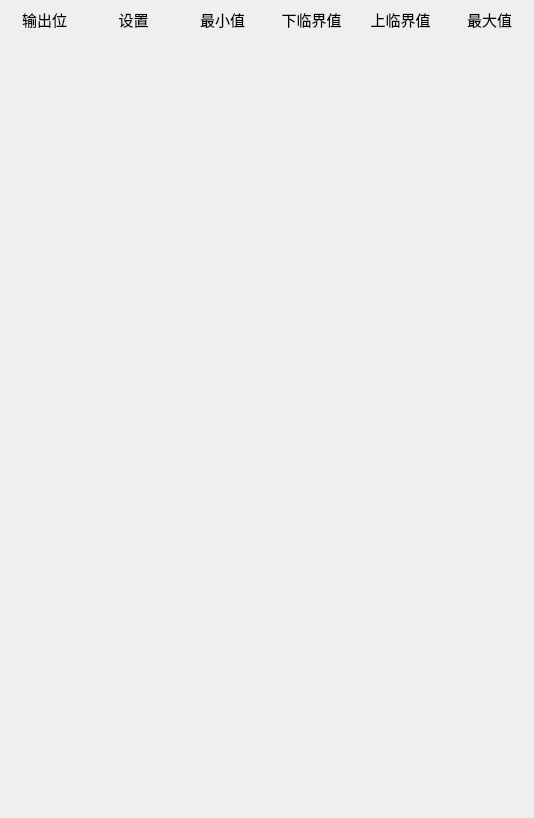
<?xml version="1.0" encoding="UTF-8"?>
<ui version="4.0">
 <class>Home_OutputWid</class>
 <widget class="QWidget" name="Home_OutputWid">
  <property name="geometry">
   <rect>
    <x>0</x>
    <y>0</y>
    <width>534</width>
    <height>818</height>
   </rect>
  </property>
  <property name="font">
   <font>
    <family>微软雅黑</family>
    <pointsize>11</pointsize>
   </font>
  </property>
  <property name="windowTitle">
   <string>Form</string>
  </property>
  <layout class="QGridLayout" name="gridLayout_2">
   <property name="leftMargin">
    <number>0</number>
   </property>
   <property name="topMargin">
    <number>0</number>
   </property>
   <property name="rightMargin">
    <number>0</number>
   </property>
   <property name="bottomMargin">
    <number>0</number>
   </property>
   <property name="spacing">
    <number>0</number>
   </property>
   <item row="3" column="0">
    <widget class="QWidget" name="widget_3" native="true"/>
   </item>
   <item row="10" column="0">
    <widget class="QWidget" name="widget_10" native="true"/>
   </item>
   <item row="12" column="0">
    <widget class="QWidget" name="widget_12" native="true"/>
   </item>
   <item row="8" column="0">
    <widget class="QWidget" name="widget_8" native="true"/>
   </item>
   <item row="6" column="0">
    <widget class="QWidget" name="widget_6" native="true"/>
   </item>
   <item row="15" column="0">
    <widget class="QWidget" name="widget_15" native="true"/>
   </item>
   <item row="13" column="0">
    <widget class="QWidget" name="widget_13" native="true"/>
   </item>
   <item row="17" column="0">
    <widget class="QWidget" name="widget_17" native="true"/>
   </item>
   <item row="19" column="0">
    <widget class="QWidget" name="widget_19" native="true"/>
   </item>
   <item row="18" column="0">
    <widget class="QWidget" name="widget_18" native="true"/>
   </item>
   <item row="4" column="0">
    <widget class="QWidget" name="widget_4" native="true"/>
   </item>
   <item row="7" column="0">
    <widget class="QWidget" name="widget_7" native="true"/>
   </item>
   <item row="1" column="0">
    <widget class="QWidget" name="widget_1" native="true"/>
   </item>
   <item row="11" column="0">
    <widget class="QWidget" name="widget_11" native="true"/>
   </item>
   <item row="2" column="0">
    <widget class="QWidget" name="widget_2" native="true"/>
   </item>
   <item row="14" column="0">
    <widget class="QWidget" name="widget_14" native="true"/>
   </item>
   <item row="9" column="0">
    <widget class="QWidget" name="widget_9" native="true"/>
   </item>
   <item row="5" column="0">
    <widget class="QWidget" name="widget_5" native="true"/>
   </item>
   <item row="0" column="0">
    <widget class="QWidget" name="widget" native="true">
     <layout class="QGridLayout" name="gridLayout">
      <property name="leftMargin">
       <number>0</number>
      </property>
      <property name="topMargin">
       <number>0</number>
      </property>
      <property name="rightMargin">
       <number>0</number>
      </property>
      <property name="bottomMargin">
       <number>0</number>
      </property>
      <property name="spacing">
       <number>0</number>
      </property>
      <item row="0" column="0">
       <widget class="QLabel" name="label">
        <property name="text">
         <string>输出位</string>
        </property>
        <property name="alignment">
         <set>Qt::AlignCenter</set>
        </property>
       </widget>
      </item>
      <item row="0" column="1">
       <widget class="QLabel" name="label_2">
        <property name="text">
         <string>设置</string>
        </property>
        <property name="alignment">
         <set>Qt::AlignCenter</set>
        </property>
       </widget>
      </item>
      <item row="0" column="2">
       <widget class="QLabel" name="label_10">
        <property name="text">
         <string>最小值</string>
        </property>
        <property name="alignment">
         <set>Qt::AlignCenter</set>
        </property>
       </widget>
      </item>
      <item row="0" column="3">
       <widget class="QLabel" name="label_11">
        <property name="text">
         <string>下临界值</string>
        </property>
        <property name="alignment">
         <set>Qt::AlignCenter</set>
        </property>
       </widget>
      </item>
      <item row="0" column="4">
       <widget class="QLabel" name="label_12">
        <property name="text">
         <string>上临界值</string>
        </property>
        <property name="alignment">
         <set>Qt::AlignCenter</set>
        </property>
       </widget>
      </item>
      <item row="0" column="5">
       <widget class="QLabel" name="label_13">
        <property name="text">
         <string>最大值</string>
        </property>
        <property name="alignment">
         <set>Qt::AlignCenter</set>
        </property>
       </widget>
      </item>
     </layout>
    </widget>
   </item>
   <item row="16" column="0">
    <widget class="QWidget" name="widget_16" native="true"/>
   </item>
   <item row="20" column="0">
    <widget class="QWidget" name="widget_20" native="true"/>
   </item>
  </layout>
 </widget>
 <resources/>
 <connections/>
</ui>
